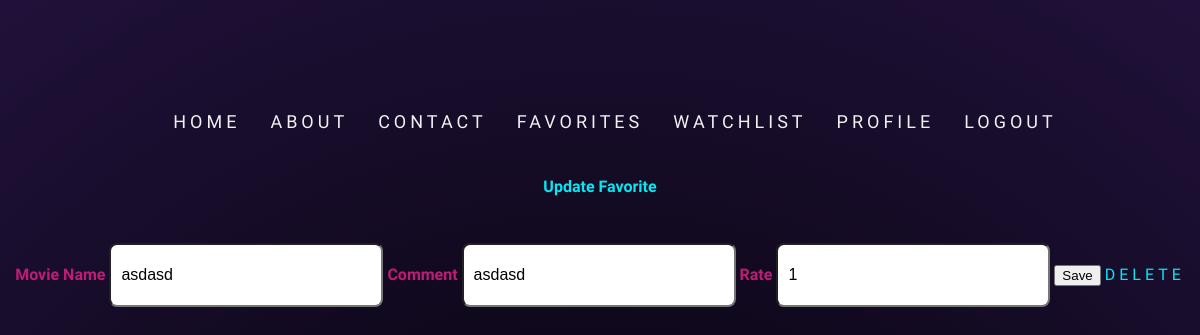
The page /favorites/update/25/ (signed in) on the database its author committed.
### registration/models.py (models this page shows)
class Film(models.Model):
    user = models.ForeignKey(User, on_delete=models.CASCADE)
    movie_name = models.CharField(max_length=255, blank=False, null=False)
    comment = models.CharField(max_length=255, blank=False, null=False)
    rate = models.IntegerField(blank=False, null=False)

### registration/views.py (the view)
# urls.py: path('favorites/update/<int:film_id>/', views.update_favorite, name='update_favorite'),
@login_required(login_url='login')
def update_favorite(request, film_id):
    try:
        film = Film.objects.get(id=film_id, user=request.user)
    except Film.DoesNotExist:
        return redirect('favorites')
    if request.method == 'POST':
        film.movie_name = request.POST.get('movie_name')
        film.comment = request.POST.get('comment')
        film.rate = request.POST.get('rate')
        film.save()
        return redirect('favorites')
    return render(request, 'update_favorite.html', {'film': film})

### registration/templates/update_favorite.html (shortened to what this page needs)
<!DOCTYPE html>
<html lang="en">
<head>
  <link rel="stylesheet" href="https://cdnjs.cloudflare.com/ajax/libs/font-awesome/5.15.4/css/all.min.css">
  {% load static %}
  <link rel="stylesheet" href="{% static 'css/style_favorites.css' %}">
  {% include 'navbar.html' %}</head>
<body>
  <h3>Update Favorite</h3>
  <form action="" method="post">
    <label for="movie_name">Movie Name</label>
    <input type="text" placeholder="Movie Name" name="movie_name" id="movie_name" value="{{ film.movie_name }} " required>
    <label for="comment">Comment</label>
    <input type="text" placeholder="Comment" name="comment" id="comment" value="{{ film.comment }}" required>
    <label for="rate">Rate</label>
    <input type="number" placeholder="Rate" name="rate" id="rate" value="{{ film.rate }}" required>
    <button type="submit">Save</button>
    <a href="{% url 'delete_favorite' film.id %}">Delete</a>
  </form>
</body>
</html>

### registration/static/css/style_favorites.css (style rules this page uses)
body { font-family: 'Open Sans', sans-serif; min-height: 100vh; background: #c01c76; display: flex; align-items: center; flex-direction: column; padding-top: 2rem; padding-bottom: 2rem; box-sizing: border-box; background: radial-gradient(circle at 50% 100%,#000, #20113a) }
h3 { font-size:1em; font-weight: bold; text-align: center; display: block; line-height:1em; padding-bottom: 2em; color: #03e9f4; }
a { position: relative; color: #03e9f4; font-size: 16px; text-decoration: none; text-transform: uppercase; overflow: hidden; transition: .5s; margin-top: 40px; letter-spacing: 4px }
label { color: #c01c76; font-weight: bold; }
input { border-radius: 8px; padding: 10px; font-size: 16px; width: 250px; height: 40px; }

### rows shown on the page
Film: movie_name "asdasd", comment "asdasd", rate "1"
